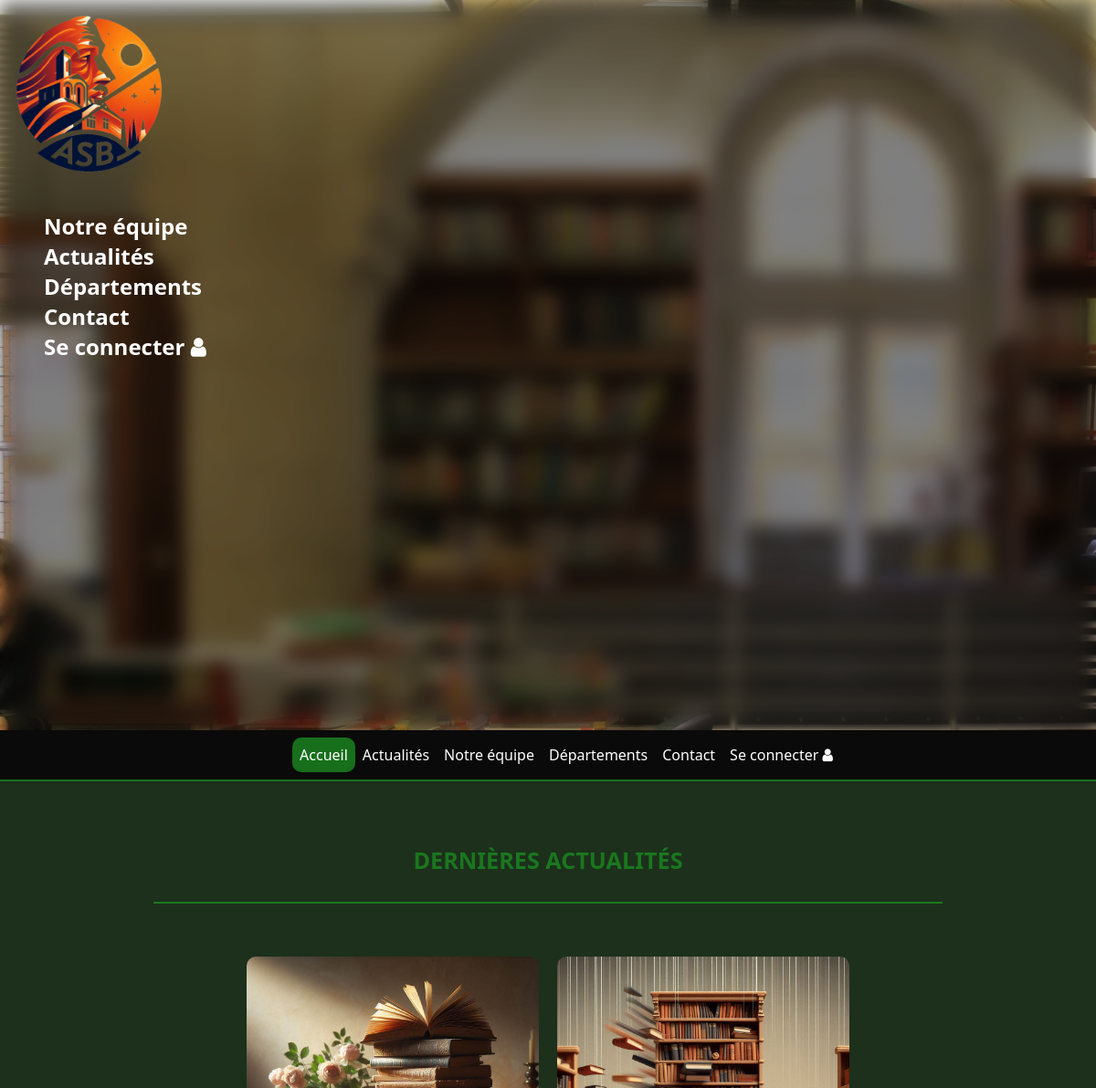
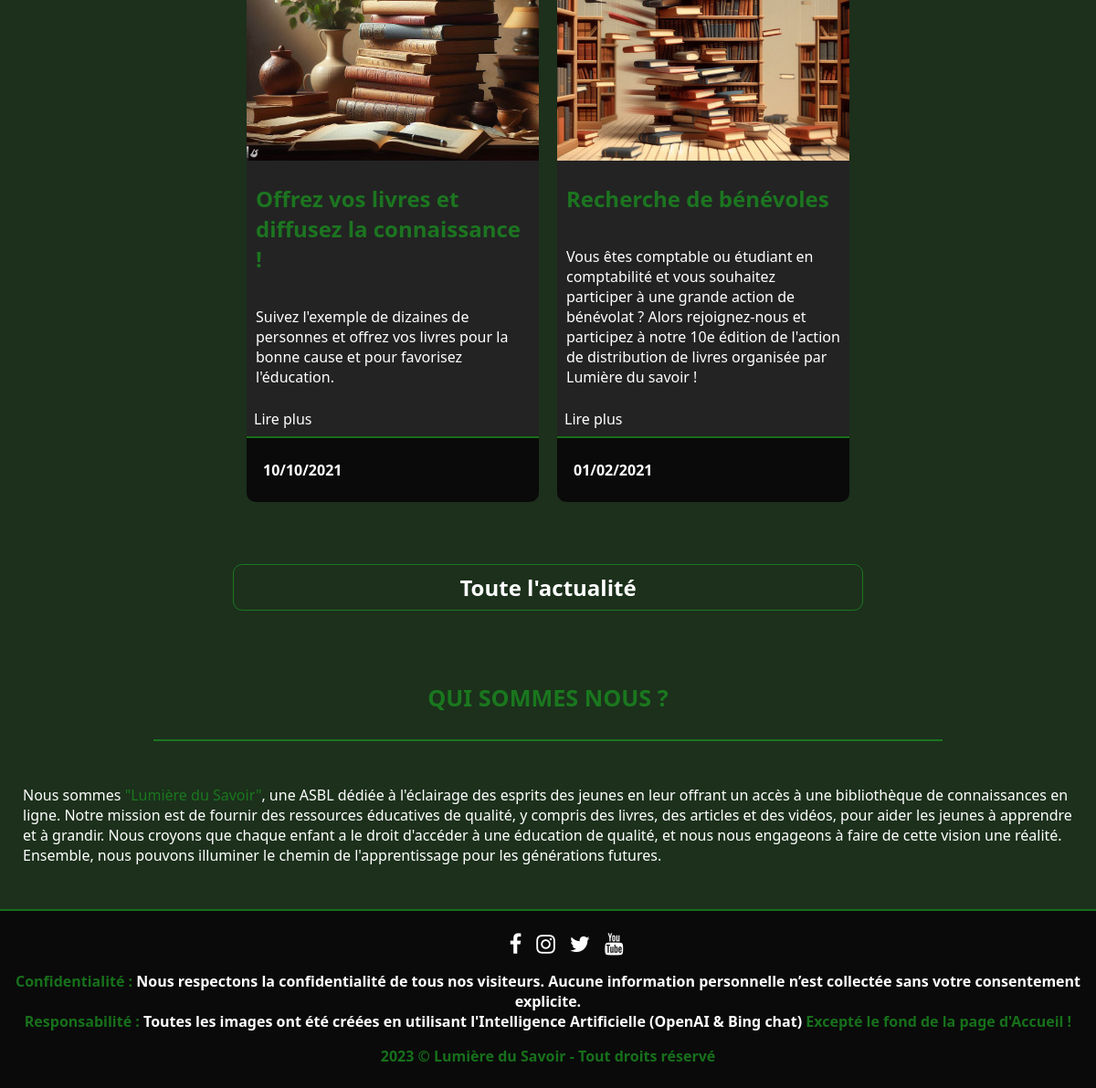
The page / on the database its author committed (2 pictures, top to bottom).
### tables this page shows
CREATE TABLE `devweb_articles` (
  `id` int UNSIGNED NOT NULL,
  `nameArticle` text NOT NULL,
  `datePublicationArticle` date NOT NULL,
  `imageArticle` text NOT NULL,
  `contentArticle` text NOT NULL,
  `introArticle` text NOT NULL,
  `department` varchar(32) DEFAULT NULL,
  `visibility` tinyint(1) DEFAULT NULL
);

### php/db_article.php (called while the page is built, shortened)
<?php
class Article {
    public static function getHomeArticle() {
        $db = DBLink::connect2db(MYDB, $message);
        $sql = "SELECT * FROM " . self::TABLE_NAME . " WHERE visibility = 0 ORDER BY datePublicationArticle DESC LIMIT 2";
        $result = $db->execute_query($sql);
        $articles = [];
        while ($row = $result->fetch_assoc()) {
            $article = new Article();
            $article->id = $row['id'];
            $article->nameArticle = $row['nameArticle'];
            $article->datePublicationArticle = strftime('%d/%m/%Y', strtotime($row['datePublicationArticle']));
            $article->imageArticle = $row['imageArticle'];
            $article->contentArticle = $row['contentArticle'];
            $article->introArticle = $row['introArticle'];
            $article->department = $row['department'];
            $article->visibility = $row['visibility'];
            $articles[] = $article;
        }
        return $articles;
    }
}
?>

### index.php (the view, shortened to what this page needs)
<!DOCTYPE html>
<html lang="fr">
    <?php
        require_once("./inc/header.inc.php");
    ?>
    <body>
        <header class="mainHeader">
            <nav>
                <img src="./images/logo.png" alt="Logo">
                <ul>
                    <li><a href="./team.php">Notre équipe</a></li>
                    <li><a href="#news">Actualités</a></li>
                    <li><a href="./department.php">Départements</a></li>
                    <li><a href="./contact.php">Contact</a></li>
                    <li><a href="./identification.php">Se connecter <i class="fa fa-user"></i></a></li>
                </ul>
            </nav>
        </header>
        <main>
            <?php
                require_once("./inc/nav.inc.php");
            ?>
            <section class="subHeader">
                <h2>DERNIÈRES ACTUALITÉS</h2>
                <hr>
            </section>
            <section id="news" class="news">
                <div class="cardsContainer">
                    <?php
                        require_once("./php/util.php");
                        require_once("./php/db_article.php");
                        foreach (Article::getHomeArticle() as $article) {
                            echo '<article>
                                <header>
                                    <img src="./uploads/articles/'.$article->id.'/'.$article->imageArticle.'" alt="Image '.strtolower($article->nameArticle).'">
                                    <h2>'.$article->nameArticle.'</h2>
                                </header>
                                <p>'.$article->introArticle.'</p>
                                <a href="./fullNews.php?id='.$article->id.'">Lire plus</a>
                                <footer>
                                    <p>'.$article->datePublicationArticle.'</p>
                                </footer>
                            </article>';
                        }
                    ?>
                </div>
                <div class="seeAllNews">
                    <a href="./news.php">Toute l'actualité</a>
                </div>
            </section>
            <section class="subHeader">
                <h2>QUI SOMMES NOUS ?</h2>
                <hr>
            </section>
            <section>
                <p>Nous sommes <span>"Lumière du Savoir"</span>, une ASBL dédiée à l'éclairage des esprits des jeunes en leur offrant un accès à une bibliothèque de connaissances en ligne. Notre mission est de fournir des ressources éducatives de qualité, y compris des livres, des articles et des vidéos, pour aider les jeunes à apprendre et à grandir. Nous croyons que chaque enfant a le droit d'accéder à une éducation de qualité, et nous nous engageons à faire de cette vision une réalité. Ensemble, nous pouvons illuminer le chemin de l'apprentissage pour les générations futures.</p>
            </section>
        </main>
        <?php require_once("./inc/footer.inc.php"); ?>
    </body>
</html>

### css/style.css (style rules this page uses)
:root { --main-color: #1b8a20cb; --black-color: rgb(10, 10, 10); --soft-black-color: rgb(28, 48, 28); --grey-color: rgb(35, 35, 35) }
* { font-family: 'Segoe UI', Tahoma, Geneva, Verdana, sans-serif; color: #fff; }
html { background-color: var(--soft-black-color); }
body { margin: 0; }
ul { list-style: none; }
h1, h2, h3, h4, h5, h6 { color: var(--main-color); }
a { text-decoration: none; padding: .5rem; }
.mainHeader { background-image: url(../images/background.jpg); height: 100vh; font-size: 1.5em; font-weight: bold; }
.mainHeader img { height: 25%; }
.mainHeader nav { backdrop-filter: blur(10px) brightness(.5); height: 100%; }
.seeAllNews { text-align: center; margin: 5% 20%; color: var(--main-color); text-decoration: none; font-size: 1.5em; font-weight: bold; border: 1px solid var(--main-color); border-radius: 10px; display: flex; flex-flow: column wrap; justify-content: space-between; }
article { background-color: var(--grey-color); border-radius: 10px; display: flex; flex-direction: column; justify-content: space-between; width: 20rem; margin: 10px; text-align: left; }
article p, article h2 { padding-left: 10px; padding-right: 10px; }
article img { width: 100%; border-radius: 10px 10px 0 0; }
article footer { border-radius: 0 0 10px 10px; display: flex; justify-content: flex-start; }
.cardsContainer { display: flex; justify-content: center; flex-wrap: wrap; }
section { padding: 0 25px; margin: 3rem 0 }
footer { background-color: var(--black-color); border-top: 2px solid var(--main-color); font-weight: bold; text-align: center; padding: .5rem; }
span { color: var(--main-color); }
hr { border: 1px solid var(--main-color); width: 75%; margin-bottom: 0; }
.subHeader { display: flex; flex-direction: column; align-items: center; justify-content: center; font-size: 1.05em; }

### rows shown on the page
devweb_articles: imageArticle (picture), nameArticle "Offrez vos livres et diffusez la connaissance !", introArticle "Suivez l'exemple de dizaines de personnes et offrez vos livres pour la bonne cause et pour favorisez l'éducation.", datePublicationArticle "10/10/2021"
devweb_articles: imageArticle (picture), nameArticle "Recherche de bénévoles", introArticle "Vous êtes comptable ou étudiant en comptabilité et vous souhaitez participer à une grande action de bénévolat ? Alors rejoignez-nous et participez à notre 10e édition de l'action de distribution de livres organisée par Lumière du savoir !", datePublicationArticle "01/02/2021"
